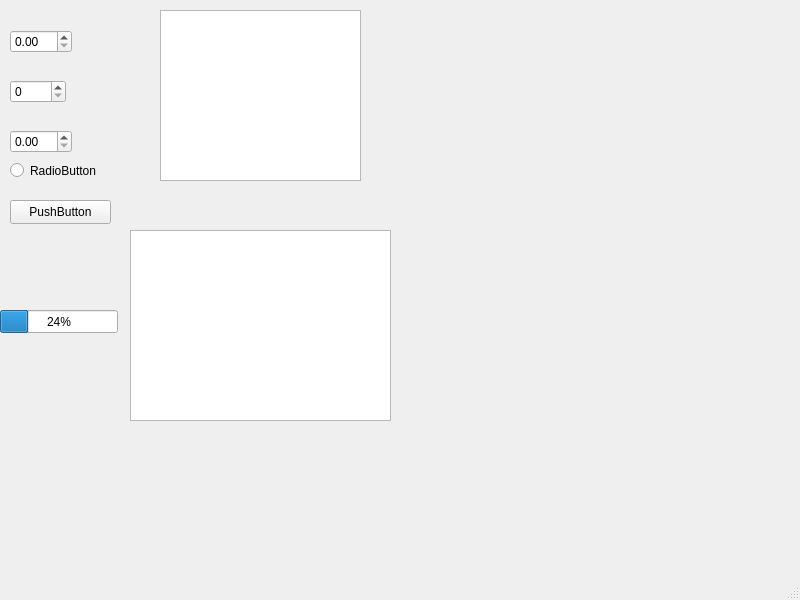
<?xml version="1.0" encoding="UTF-8"?>
<ui version="4.0">
 <class>MainWindow</class>
 <widget class="QMainWindow" name="MainWindow">
  <property name="geometry">
   <rect>
    <x>0</x>
    <y>0</y>
    <width>800</width>
    <height>600</height>
   </rect>
  </property>
  <property name="windowTitle">
   <string>MainWindow</string>
  </property>
  <widget class="QWidget" name="centralwidget">
   <widget class="QPushButton" name="pushButton">
    <property name="geometry">
     <rect>
      <x>10</x>
      <y>200</y>
      <width>101</width>
      <height>24</height>
     </rect>
    </property>
    <property name="text">
     <string>PushButton</string>
    </property>
   </widget>
   <widget class="QRadioButton" name="radioButton">
    <property name="geometry">
     <rect>
      <x>10</x>
      <y>160</y>
      <width>105</width>
      <height>21</height>
     </rect>
    </property>
    <property name="text">
     <string>RadioButton</string>
    </property>
   </widget>
   <widget class="QDoubleSpinBox" name="doubleSpinBox">
    <property name="geometry">
     <rect>
      <x>10</x>
      <y>130</y>
      <width>62</width>
      <height>23</height>
     </rect>
    </property>
   </widget>
   <widget class="QSpinBox" name="function">
    <property name="geometry">
     <rect>
      <x>10</x>
      <y>80</y>
      <width>56</width>
      <height>23</height>
     </rect>
    </property>
   </widget>
   <widget class="QDoubleSpinBox" name="error">
    <property name="geometry">
     <rect>
      <x>10</x>
      <y>30</y>
      <width>62</width>
      <height>23</height>
     </rect>
    </property>
   </widget>
   <widget class="QGraphicsView" name="DGL">
    <property name="geometry">
     <rect>
      <x>130</x>
      <y>230</y>
      <width>261</width>
      <height>191</height>
     </rect>
    </property>
   </widget>
   <widget class="QProgressBar" name="progressBar">
    <property name="geometry">
     <rect>
      <x>0</x>
      <y>310</y>
      <width>118</width>
      <height>23</height>
     </rect>
    </property>
    <property name="value">
     <number>24</number>
    </property>
   </widget>
   <widget class="QGraphicsView" name="weight">
    <property name="geometry">
     <rect>
      <x>160</x>
      <y>10</y>
      <width>201</width>
      <height>171</height>
     </rect>
    </property>
   </widget>
   <widget class="Phonon::SeekSlider" name="seekSlider">
    <property name="geometry">
     <rect>
      <x>10</x>
      <y>250</y>
      <width>102</width>
      <height>23</height>
     </rect>
    </property>
   </widget>
  </widget>
  <widget class="QMenuBar" name="menubar">
   <property name="geometry">
    <rect>
     <x>0</x>
     <y>0</y>
     <width>800</width>
     <height>21</height>
    </rect>
   </property>
  </widget>
  <widget class="QStatusBar" name="statusbar"/>
  <action name="actionFoo">
   <property name="text">
    <string>foo</string>
   </property>
   <property name="toolTip">
    <string>bar</string>
   </property>
  </action>
 </widget>
 <customwidgets>
  <customwidget>
   <class>Phonon::SeekSlider</class>
   <extends>QWidget</extends>
   <header location="global">phonon/seekslider.h</header>
  </customwidget>
 </customwidgets>
 <resources/>
 <connections/>
</ui>
